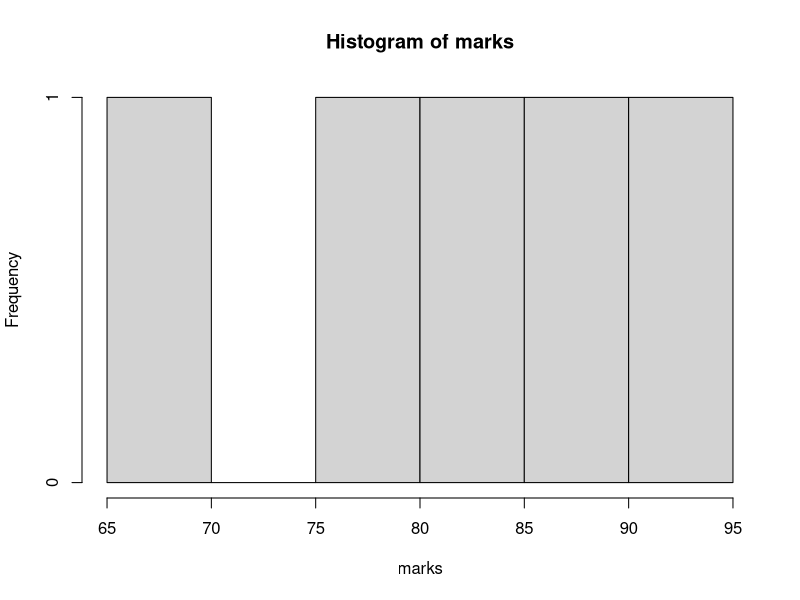
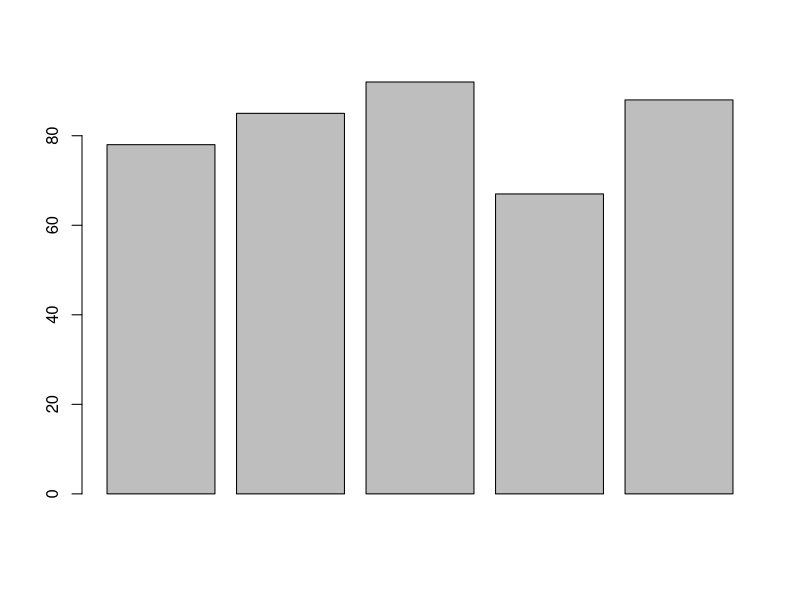
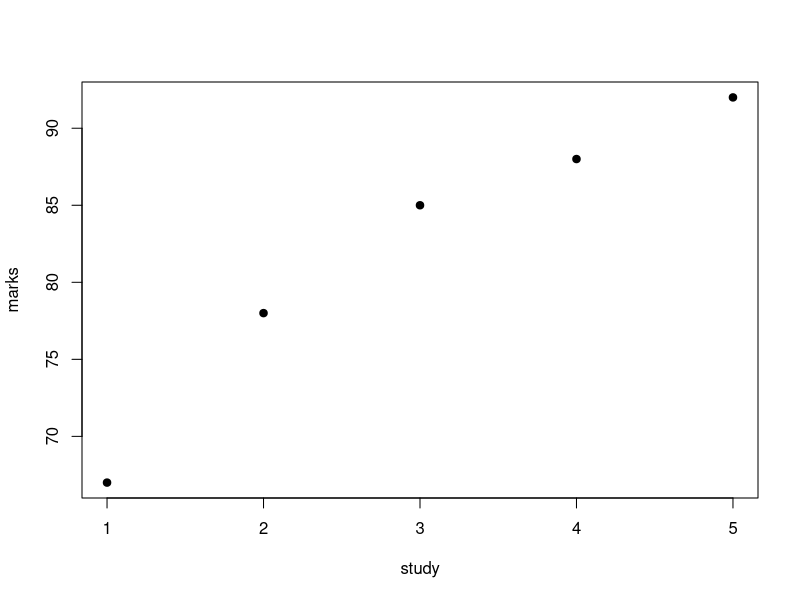

Reproduce these figures in R, in order.
marks<-c(78,85,92,67,88)
hist(marks)

barplot(marks)

study<-c(2,3,5,1,4)
plot(study,marks,pch=19)

data.frame(study,marks)
